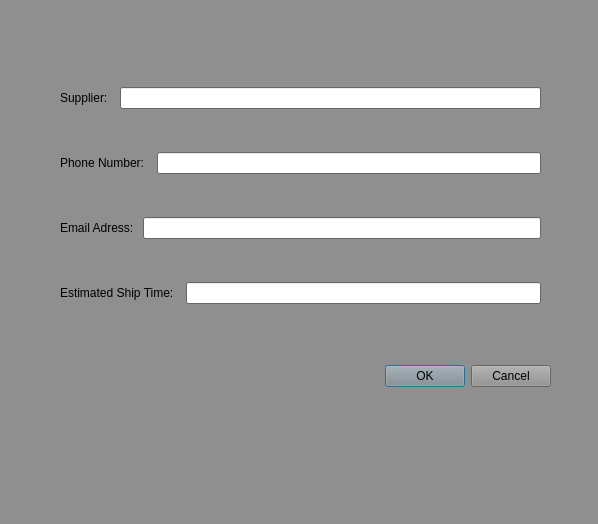
<?xml version="1.0" encoding="UTF-8"?>
<ui version="4.0">
 <class>Dialog_AddSupplier</class>
 <widget class="QDialog" name="Dialog_AddSupplier">
  <property name="geometry">
   <rect>
    <x>0</x>
    <y>0</y>
    <width>598</width>
    <height>524</height>
   </rect>
  </property>
  <property name="palette">
   <palette>
    <active>
     <colorrole role="WindowText">
      <brush brushstyle="SolidPattern">
       <color alpha="255">
        <red>0</red>
        <green>0</green>
        <blue>0</blue>
       </color>
      </brush>
     </colorrole>
     <colorrole role="Button">
      <brush brushstyle="SolidPattern">
       <color alpha="255">
        <red>143</red>
        <green>143</green>
        <blue>143</blue>
       </color>
      </brush>
     </colorrole>
     <colorrole role="Light">
      <brush brushstyle="SolidPattern">
       <color alpha="255">
        <red>215</red>
        <green>215</green>
        <blue>215</blue>
       </color>
      </brush>
     </colorrole>
     <colorrole role="Midlight">
      <brush brushstyle="SolidPattern">
       <color alpha="255">
        <red>179</red>
        <green>179</green>
        <blue>179</blue>
       </color>
      </brush>
     </colorrole>
     <colorrole role="Dark">
      <brush brushstyle="SolidPattern">
       <color alpha="255">
        <red>71</red>
        <green>71</green>
        <blue>71</blue>
       </color>
      </brush>
     </colorrole>
     <colorrole role="Mid">
      <brush brushstyle="SolidPattern">
       <color alpha="255">
        <red>95</red>
        <green>95</green>
        <blue>95</blue>
       </color>
      </brush>
     </colorrole>
     <colorrole role="Text">
      <brush brushstyle="SolidPattern">
       <color alpha="255">
        <red>0</red>
        <green>0</green>
        <blue>0</blue>
       </color>
      </brush>
     </colorrole>
     <colorrole role="BrightText">
      <brush brushstyle="SolidPattern">
       <color alpha="255">
        <red>255</red>
        <green>255</green>
        <blue>255</blue>
       </color>
      </brush>
     </colorrole>
     <colorrole role="ButtonText">
      <brush brushstyle="SolidPattern">
       <color alpha="255">
        <red>0</red>
        <green>0</green>
        <blue>0</blue>
       </color>
      </brush>
     </colorrole>
     <colorrole role="Base">
      <brush brushstyle="SolidPattern">
       <color alpha="255">
        <red>255</red>
        <green>255</green>
        <blue>255</blue>
       </color>
      </brush>
     </colorrole>
     <colorrole role="Window">
      <brush brushstyle="SolidPattern">
       <color alpha="255">
        <red>143</red>
        <green>143</green>
        <blue>143</blue>
       </color>
      </brush>
     </colorrole>
     <colorrole role="Shadow">
      <brush brushstyle="SolidPattern">
       <color alpha="255">
        <red>0</red>
        <green>0</green>
        <blue>0</blue>
       </color>
      </brush>
     </colorrole>
     <colorrole role="AlternateBase">
      <brush brushstyle="SolidPattern">
       <color alpha="255">
        <red>199</red>
        <green>199</green>
        <blue>199</blue>
       </color>
      </brush>
     </colorrole>
     <colorrole role="ToolTipBase">
      <brush brushstyle="SolidPattern">
       <color alpha="255">
        <red>255</red>
        <green>255</green>
        <blue>220</blue>
       </color>
      </brush>
     </colorrole>
     <colorrole role="ToolTipText">
      <brush brushstyle="SolidPattern">
       <color alpha="255">
        <red>0</red>
        <green>0</green>
        <blue>0</blue>
       </color>
      </brush>
     </colorrole>
    </active>
    <inactive>
     <colorrole role="WindowText">
      <brush brushstyle="SolidPattern">
       <color alpha="255">
        <red>0</red>
        <green>0</green>
        <blue>0</blue>
       </color>
      </brush>
     </colorrole>
     <colorrole role="Button">
      <brush brushstyle="SolidPattern">
       <color alpha="255">
        <red>143</red>
        <green>143</green>
        <blue>143</blue>
       </color>
      </brush>
     </colorrole>
     <colorrole role="Light">
      <brush brushstyle="SolidPattern">
       <color alpha="255">
        <red>215</red>
        <green>215</green>
        <blue>215</blue>
       </color>
      </brush>
     </colorrole>
     <colorrole role="Midlight">
      <brush brushstyle="SolidPattern">
       <color alpha="255">
        <red>179</red>
        <green>179</green>
        <blue>179</blue>
       </color>
      </brush>
     </colorrole>
     <colorrole role="Dark">
      <brush brushstyle="SolidPattern">
       <color alpha="255">
        <red>71</red>
        <green>71</green>
        <blue>71</blue>
       </color>
      </brush>
     </colorrole>
     <colorrole role="Mid">
      <brush brushstyle="SolidPattern">
       <color alpha="255">
        <red>95</red>
        <green>95</green>
        <blue>95</blue>
       </color>
      </brush>
     </colorrole>
     <colorrole role="Text">
      <brush brushstyle="SolidPattern">
       <color alpha="255">
        <red>0</red>
        <green>0</green>
        <blue>0</blue>
       </color>
      </brush>
     </colorrole>
     <colorrole role="BrightText">
      <brush brushstyle="SolidPattern">
       <color alpha="255">
        <red>255</red>
        <green>255</green>
        <blue>255</blue>
       </color>
      </brush>
     </colorrole>
     <colorrole role="ButtonText">
      <brush brushstyle="SolidPattern">
       <color alpha="255">
        <red>0</red>
        <green>0</green>
        <blue>0</blue>
       </color>
      </brush>
     </colorrole>
     <colorrole role="Base">
      <brush brushstyle="SolidPattern">
       <color alpha="255">
        <red>255</red>
        <green>255</green>
        <blue>255</blue>
       </color>
      </brush>
     </colorrole>
     <colorrole role="Window">
      <brush brushstyle="SolidPattern">
       <color alpha="255">
        <red>143</red>
        <green>143</green>
        <blue>143</blue>
       </color>
      </brush>
     </colorrole>
     <colorrole role="Shadow">
      <brush brushstyle="SolidPattern">
       <color alpha="255">
        <red>0</red>
        <green>0</green>
        <blue>0</blue>
       </color>
      </brush>
     </colorrole>
     <colorrole role="AlternateBase">
      <brush brushstyle="SolidPattern">
       <color alpha="255">
        <red>199</red>
        <green>199</green>
        <blue>199</blue>
       </color>
      </brush>
     </colorrole>
     <colorrole role="ToolTipBase">
      <brush brushstyle="SolidPattern">
       <color alpha="255">
        <red>255</red>
        <green>255</green>
        <blue>220</blue>
       </color>
      </brush>
     </colorrole>
     <colorrole role="ToolTipText">
      <brush brushstyle="SolidPattern">
       <color alpha="255">
        <red>0</red>
        <green>0</green>
        <blue>0</blue>
       </color>
      </brush>
     </colorrole>
    </inactive>
    <disabled>
     <colorrole role="WindowText">
      <brush brushstyle="SolidPattern">
       <color alpha="255">
        <red>71</red>
        <green>71</green>
        <blue>71</blue>
       </color>
      </brush>
     </colorrole>
     <colorrole role="Button">
      <brush brushstyle="SolidPattern">
       <color alpha="255">
        <red>143</red>
        <green>143</green>
        <blue>143</blue>
       </color>
      </brush>
     </colorrole>
     <colorrole role="Light">
      <brush brushstyle="SolidPattern">
       <color alpha="255">
        <red>215</red>
        <green>215</green>
        <blue>215</blue>
       </color>
      </brush>
     </colorrole>
     <colorrole role="Midlight">
      <brush brushstyle="SolidPattern">
       <color alpha="255">
        <red>179</red>
        <green>179</green>
        <blue>179</blue>
       </color>
      </brush>
     </colorrole>
     <colorrole role="Dark">
      <brush brushstyle="SolidPattern">
       <color alpha="255">
        <red>71</red>
        <green>71</green>
        <blue>71</blue>
       </color>
      </brush>
     </colorrole>
     <colorrole role="Mid">
      <brush brushstyle="SolidPattern">
       <color alpha="255">
        <red>95</red>
        <green>95</green>
        <blue>95</blue>
       </color>
      </brush>
     </colorrole>
     <colorrole role="Text">
      <brush brushstyle="SolidPattern">
       <color alpha="255">
        <red>71</red>
        <green>71</green>
        <blue>71</blue>
       </color>
      </brush>
     </colorrole>
     <colorrole role="BrightText">
      <brush brushstyle="SolidPattern">
       <color alpha="255">
        <red>255</red>
        <green>255</green>
        <blue>255</blue>
       </color>
      </brush>
     </colorrole>
     <colorrole role="ButtonText">
      <brush brushstyle="SolidPattern">
       <color alpha="255">
        <red>71</red>
        <green>71</green>
        <blue>71</blue>
       </color>
      </brush>
     </colorrole>
     <colorrole role="Base">
      <brush brushstyle="SolidPattern">
       <color alpha="255">
        <red>143</red>
        <green>143</green>
        <blue>143</blue>
       </color>
      </brush>
     </colorrole>
     <colorrole role="Window">
      <brush brushstyle="SolidPattern">
       <color alpha="255">
        <red>143</red>
        <green>143</green>
        <blue>143</blue>
       </color>
      </brush>
     </colorrole>
     <colorrole role="Shadow">
      <brush brushstyle="SolidPattern">
       <color alpha="255">
        <red>0</red>
        <green>0</green>
        <blue>0</blue>
       </color>
      </brush>
     </colorrole>
     <colorrole role="AlternateBase">
      <brush brushstyle="SolidPattern">
       <color alpha="255">
        <red>143</red>
        <green>143</green>
        <blue>143</blue>
       </color>
      </brush>
     </colorrole>
     <colorrole role="ToolTipBase">
      <brush brushstyle="SolidPattern">
       <color alpha="255">
        <red>255</red>
        <green>255</green>
        <blue>220</blue>
       </color>
      </brush>
     </colorrole>
     <colorrole role="ToolTipText">
      <brush brushstyle="SolidPattern">
       <color alpha="255">
        <red>0</red>
        <green>0</green>
        <blue>0</blue>
       </color>
      </brush>
     </colorrole>
    </disabled>
   </palette>
  </property>
  <property name="windowTitle">
   <string>Dialog</string>
  </property>
  <widget class="QDialogButtonBox" name="buttonBox">
   <property name="geometry">
    <rect>
     <x>210</x>
     <y>360</y>
     <width>341</width>
     <height>32</height>
    </rect>
   </property>
   <property name="orientation">
    <enum>Qt::Horizontal</enum>
   </property>
   <property name="standardButtons">
    <set>QDialogButtonBox::Cancel|QDialogButtonBox::Ok</set>
   </property>
  </widget>
  <widget class="QWidget" name="layoutWidget">
   <property name="geometry">
    <rect>
     <x>60</x>
     <y>50</y>
     <width>481</width>
     <height>291</height>
    </rect>
   </property>
   <layout class="QVBoxLayout" name="verticalLayout">
    <item>
     <layout class="QHBoxLayout" name="horizontalLayout_4">
      <item>
       <widget class="QLabel" name="label">
        <property name="text">
         <string>Supplier:  </string>
        </property>
       </widget>
      </item>
      <item>
       <widget class="QLineEdit" name="lineEdit_SuppName"/>
      </item>
     </layout>
    </item>
    <item>
     <layout class="QHBoxLayout" name="horizontalLayout_3">
      <item>
       <widget class="QLabel" name="label_2">
        <property name="text">
         <string>Phone Number:  </string>
        </property>
       </widget>
      </item>
      <item>
       <widget class="QLineEdit" name="lineEdit_Num"/>
      </item>
     </layout>
    </item>
    <item>
     <layout class="QHBoxLayout" name="horizontalLayout_2">
      <item>
       <widget class="QLabel" name="label_3">
        <property name="text">
         <string>Email Adress: </string>
        </property>
       </widget>
      </item>
      <item>
       <widget class="QLineEdit" name="lineEdit_Email"/>
      </item>
     </layout>
    </item>
    <item>
     <layout class="QHBoxLayout" name="horizontalLayout">
      <item>
       <widget class="QLabel" name="label_4">
        <property name="text">
         <string>Estimated Ship Time:  </string>
        </property>
       </widget>
      </item>
      <item>
       <widget class="QLineEdit" name="lineEdit_EstShip"/>
      </item>
     </layout>
    </item>
   </layout>
  </widget>
 </widget>
 <resources/>
 <connections>
  <connection>
   <sender>buttonBox</sender>
   <signal>accepted()</signal>
   <receiver>Dialog_AddSupplier</receiver>
   <slot>accept()</slot>
   <hints>
    <hint type="sourcelabel">
     <x>248</x>
     <y>254</y>
    </hint>
    <hint type="destinationlabel">
     <x>157</x>
     <y>274</y>
    </hint>
   </hints>
  </connection>
  <connection>
   <sender>buttonBox</sender>
   <signal>rejected()</signal>
   <receiver>Dialog_AddSupplier</receiver>
   <slot>reject()</slot>
   <hints>
    <hint type="sourcelabel">
     <x>316</x>
     <y>260</y>
    </hint>
    <hint type="destinationlabel">
     <x>286</x>
     <y>274</y>
    </hint>
   </hints>
  </connection>
 </connections>
</ui>
